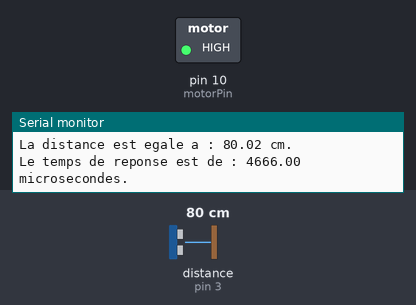
Recording of a sketch running on a simulated Arduino Uno, built with avr-gcc and run on an emulated ATmega328P. Parts: switched loads named in the sketch (green lamp = pin HIGH), the last lines printed to the serial monitor. Wiring (inferred from the names in the program): ultrasonic range finder: trigger pin 2; echo pin 3. The test bench sets the inputs (shaded band); at power-on: distance to the obstacle (sensor on pin 3) 80 cm. The echo pulse lasts 58.3 µs per cm; pins used as bus, display or sensor lines are not drawn.

Above: at 1.8 s.
1.9 s: distance to the obstacle (sensor on pin 3) set to 97 cm
3.4 s: distance to the obstacle (sensor on pin 3) set to 105 cm
At 5.1 s:
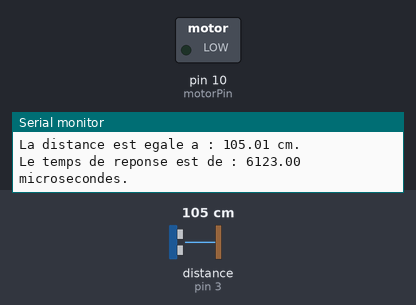
5.6 s: distance to the obstacle (sensor on pin 3) set to 2 cm
At 7.4 s:
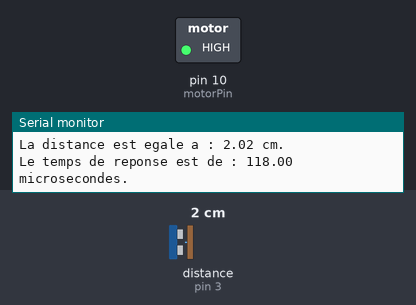
7.7 s: distance to the obstacle (sensor on pin 3) set to 120 cm
At 8.9 s:
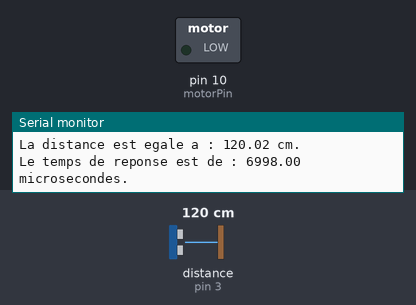
Timing chart, 0 to 10.7 s (numbered marks = the images above; inputs shaded):
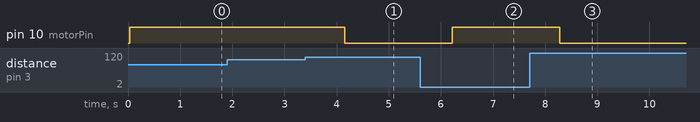

The sketch:

1_Capteur_et_1_Vibreur.ino
```cpp
//Définir Les Pins pour les capteurs de la ceinture.

//Un PIN sert à configurer une broche spécifiée grâce à un numéro qu'on lui attribue.

//Capteur
#define trigPin 2
#define echoPin 3

//Définir Les Pins pour les vibreurs.

//Vibreur de Gauche
#define motorPin 10

//Définir les durées et les distances pour chaque capteur.
//La "durée" correspond au temps que met un ultrason pour revenir sur l'émetteur à ultrasons de la ceinture.
//La "distance" correspond à la distance qui sépare l'obstacle du capteur, de l'utilisateur.

//Une variable FLOAT est une variable qui permet de stocker des nombres décimaux.

float duration, distance;

void setup() {

  //Serial.begin() permet de paramétrer le nombre de donnée envoyée par seconde en bit.
  Serial.begin (9600);

  //Configuration des pins en sortie ou entrée.

  //pinMode() permet de configurer un pin soit en entrée, soit en sortie.

  //Capteur
  pinMode(trigPin, OUTPUT);
  pinMode(echoPin, INPUT);

  //Vibreur
  pinMode(motorPin, OUTPUT);
}

void loop() {
  //Partie de programme qui va tourner en boucle tant que le système est en marche.

  //EmissionUltrasons permet de :
  //Choisir le pin "trig", qui est celui qui va reçevoir les ultrasons précédemment envoyé par l'éméteur/recépteur d'ultrasons.
  //Choisir le pin "echo", qui est celui qui va envoyer l'impulsion à l'éméteur/recépteur d'ultrasons pour émétre des ultrasons.
  //Choisir le pin "motor", qui correspond au vibreur choisi.
  //Choisir la variable float, qui va permettre de stocker la durée que mettent les ultrasons à revenir.
  //Choisir la variable float, qui va permettre de stocker la distance qu'on parcouru les ultrasons avant de toucher un obstacle.
  //Choisir la lettre à afficher lorsque le résultat apparé pour être sûr de savoir de quel capteur on parle pour une personne extérieur.

  //Configuration pour le capteur et le vibreur.
  EmissionUltrasons(trigPin, echoPin, motorPin, duration, distance);

  //delay permet de mettre en pause le programme pendant une période en milliseconde et donc d'éviter des erreur dans le programme.
  delay(500);
}

void EmissionUltrasons(int trig, int echo, int motor, float duration, float distance)
{
  digitalWrite(trig, LOW);
  delayMicroseconds(2);
  digitalWrite(trig, HIGH);
  delayMicroseconds(10);
  digitalWrite(trig, LOW);

  //Mesurer le temps de réponse de l'émetteur/recepteur d'ultrasons

  duration = pulseIn(echo, HIGH);

  //Déterminer la distance grâce à la durée
  //On utilise 343 mètres par secondes comme vitesse du son

  distance = (duration / 2) * 0.0343;
  Serial.print("La distance est egale a : ");

  if (distance >= 400 || distance <= 2) {
     Serial.println("Hors de portee.");
  }
  else {
    Serial.print(distance);
    Serial.println(" cm.");

    Serial.print("Le temps de reponse est de : ");
    Serial.print(duration);
    Serial.println(" microsecondes.");

    if(distance <= 100)
    {
      analogWrite(motor, 255);
    }
    else
    {
      analogWrite(motor, 0);
    }

    delay(500);
  }
}
```

Measured:
- the behaviour switches between 99 and 100 cm on distance to the obstacle (sensor on pin 3) (found by bisection; images 0 and 1)
- after the input at 3.4 s, pin 10 (motorPin): HIGH → LOW after 0.76 s
- after the input at 5.6 s, pin 10 (motorPin): LOW → HIGH after 0.62 s
- after the input at 7.7 s, pin 10 (motorPin): HIGH → LOW after 0.58 s
